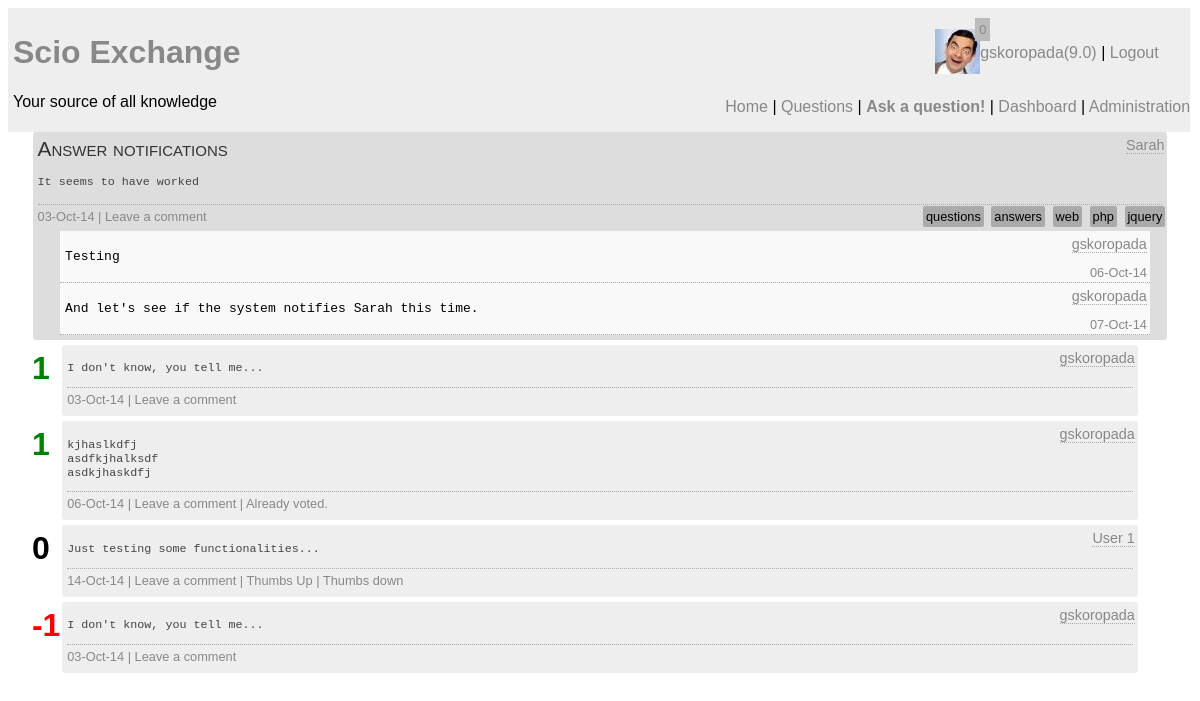
Page /question.php?id=22 (signed in) on the committed database.
### tables this page shows
CREATE TABLE `question` (
  `question_id` int(10) unsigned NOT NULL AUTO_INCREMENT,
  `author` int(10) unsigned NOT NULL COMMENT 'Foreign Key',
  `question_title` text,
  `content` longtext,
  `tags` text,
  `timestamp` datetime NOT NULL,
  PRIMARY KEY (`question_id`),
  KEY `author` (`author`),
  CONSTRAINT `question_ibfk_1` FOREIGN KEY (`author`) REFERENCES `user` (`UserID`)
);

CREATE TABLE `user` (
  `UserID` int(11) unsigned NOT NULL AUTO_INCREMENT,
  `email` varchar(30) NOT NULL,
  `screenName` varchar(25) NOT NULL,
  `reputation` float DEFAULT '0',
  `role` int(11) DEFAULT '0',
  `avatar` varchar(20) DEFAULT NULL,
  `pwd` varchar(255) NOT NULL,
  `active` bit(1) NOT NULL DEFAULT b'0',
  `moderated` bit(1) NOT NULL DEFAULT b'1',
  `pwdChange` bit(1) DEFAULT b'0',
  PRIMARY KEY (`UserID`)
);

CREATE TABLE `comment` (
  `comment_id` int(10) unsigned NOT NULL AUTO_INCREMENT,
  `comment_author` int(10) unsigned NOT NULL,
  `comment` longtext NOT NULL,
  `link` int(10) unsigned NOT NULL,
  `link_to` tinyint(4) DEFAULT NULL,
  `timestamp` datetime DEFAULT NULL,
  PRIMARY KEY (`comment_id`),
  KEY `author` (`comment_author`),
  KEY `link` (`link`),
  CONSTRAINT `comment_ibfk_1` FOREIGN KEY (`comment_author`) REFERENCES `user` (`UserID`)
);

CREATE TABLE `answer` (
  `answer_id` int(10) unsigned NOT NULL AUTO_INCREMENT,
  `author` int(10) unsigned NOT NULL,
  `content` longtext NOT NULL,
  `positive_votes` int(11) NOT NULL DEFAULT '0',
  `negative_votes` int(11) NOT NULL DEFAULT '0',
  `question` int(10) unsigned NOT NULL,
  `timestamp` datetime DEFAULT NULL,
  PRIMARY KEY (`answer_id`),
  KEY `author` (`author`),
  KEY `answer_question_idx` (`question`),
  CONSTRAINT `answer_ibfk_1` FOREIGN KEY (`author`) REFERENCES `user` (`UserID`),
  CONSTRAINT `answer_question` FOREIGN KEY (`question`) REFERENCES `question` (`question_id`) ON DELETE CASCADE ON UPDATE CASCADE
);

### vote.php (called while the page is built, shortened)
<?php
function checkVote($id) {
	global $con;
	$query = "SELECT count(answer) as voted FROM vote_tracking WHERE author=".$_SESSION['userid']." AND answer=".$id;
	$result = mysqli_query($con, $query);
	if(!$result) {
		echo "DB Error";
	} else{
		$voted = mysqli_fetch_array($result);
		if($voted['voted'] == 0) {
			return true;
		} else {
			return false;
		}
	}
}
?>

### question.php (the view, shortened to what this page needs)
<?php
require ("connect.php");
$sql = 'SELECT author, question_title, content, tags, timestamp, screenName FROM question INNER JOIN user ON author = UserID WHERE question_id = '.$_GET['id'];
$result = mysqli_query($con, $sql);
$question = mysqli_fetch_assoc($result);
include "html_start.php";
include "header.php";
require "vote.php";
require "questions_backend.php";
$d = new DateTime($question['timestamp']);
echo "<div id='wrapper'>";
echo "<div class='question'><p class='qtitle'>".$question['question_title']."</p>";
echo "<span class='qexcerpt'><p><pre>".$question['content']."</pre></p></span>";
echo "<span class='qstats'>".date_format($d,"d-M-y");
if(isset($_SESSION['userid'])) {
	if($_SESSION['active']) {
		echo " | <span id='".$_GET['id']."' class='btnQComment click_option'>Leave a comment</span>";
	}
}
echo "<span class='tags'>";
$tags = explode(',' , $question['tags']);
foreach($tags as $tag) {
	$tag = trim($tag);
	echo "<a href='tag.php?tag=$tag'>$tag</a> ";
}
echo "</span></span><span class='qauthor'><a href=\"user_profile.php?id=".$question['author']."\">" . $question['screenName']."</a></span>";
getComments(0, $_GET['id'] );
echo "</div>";
getAnswers($_GET['id'], false);
echo "</div>";
require("html_end.php");
?>

### questions_backend.php (shortened to what this page needs)
<?php
function getAnswers($id, $slider) {
	global $con;
	$sql = "SELECT answer_id, author, content, (positive_votes-negative_votes) as rating, screenName, timestamp FROM answer INNER JOIN user on author = UserID WHERE question = $id ORDER BY rating DESC";
	$result = mysqli_query($con, $sql);
	while($answers = mysqli_fetch_assoc($result)) {
		echo "<div class='answer' id='ans_".$answers['answer_id']."'><span class='ans_content'><pre>".$answers['content']."</pre></span><span class='aauthor'><a href=\"user_profile.php?id="
				.$answers['author']."\">".$answers['screenName']."</a></span>";
		echo "<span id='rating_".$answers['answer_id']."' class='rating ";
		if($answers['rating']>0) {
			echo "r_pos";
		} else if ($answers['rating']<0){
			echo "r_neg";
		}
		echo "'>".$answers['rating']."</span>";
		echo "<div class='astats'>".date_format(new DateTime($answers['timestamp']), "d-M-y");
		if(isset($_SESSION['userid'])) {
			if($_SESSION['active']){
				echo " | <span id='".$answers['answer_id']."' class='click_option btnAComment'>Leave a comment</span>";
				if(checkVote($answers['answer_id'])) {
					if($_SESSION['userid'] != $answers['author']) {
						echo " | <span id='".$answers['answer_id']."' class='click_option thumb_up'>Thumbs Up</span>";
						echo " | <span id='".$answers['answer_id']."' class='click_option thumb_down'>Thumbs down</span>";
					}
				} else {
					echo " | Already voted.";
				}
			}
		}
		echo "</div>";
		if(!$slider) {
			getComments(1, $answers['answer_id']);
		}
		echo "</div>";
	}
}
function getComments($type, $id) {
	global $con;
	$sql = "SELECT comment_id, screenName, comment, timestamp, comment_author FROM comment INNER JOIN user ON UserID = comment_author WHERE link = $id AND link_to = $type";
	$result = mysqli_query($con, $sql);
	while($comment = mysqli_fetch_assoc($result)) {
		echo "<div class='comment'>";
		echo "<span class='cauthor'><a href='user_profile.php?id=".$comment['comment_author']."'>".$comment['screenName']."</a></span>";
		echo "<pre>".$comment['comment']."</pre>";
		echo "<span class='comment_timestamp'>".date_format(new DateTime($comment['timestamp']), "d-M-y")."</span>";
		echo "</div>";
	}
}
?>

### styles/main.css (style rules this page uses)
body { font-family: sans-serif; }
#wrapper { position: relative; float: left; clear: right; width: 100%; }

### styles/header.css (style rules this page uses)
a:link, a:visited { color: #888; text-decoration: none; }

### styles/questions.css (style rules this page uses)
.question { position: relative; width: 95%; background-color: #ddd; margin: auto; margin-bottom: 5px; padding: 5px; border-radius: 3px; }
.rating { position: absolute; top: 3px; left: -3%; font-size: 2em; font-weight: 900; padding: 2px; }
.r_pos { color: green; }
.r_neg { color: red; }
.answer { position: relative; width: 90%; background-color: #eee; margin: auto; margin-bottom: 5px; padding: 5px; border-radius: 3px; }
.comment { width: 96%; margin-left: 2%; background-color: #f9f9f9; padding: 5px; border-bottom: dotted 1px #aaa; position: relative; }
.comment_timestamp { font-size: 0.8em; color: #888; position: absolute; bottom: 2px; right: 3px; }
.qtitle { font-size: 1.3em; font-variant: small-caps; padding: 0px; margin: 0px; margin-bottom: 4px; color: #333; }
.qauthor { position: absolute; top: 5px; right: 3px; font-size: 0.9em; border-bottom: dotted 1px #aaa; }
.aauthor { position: absolute; top: 5px; right: 3px; font-size: 0.9em; border-bottom: dotted 1px #aaa; }
.cauthor { position: absolute; top: 5px; right: 3px; font-size: 0.9em; border-bottom: dotted 1px #aaa; }
.qauthor > a:link, .qauthor > a:visited, .aauthor > a:link, .aauthor > a:visited, .cauthor > a:link, .cauthor > a:visited { color: #888; text-decoration: none; }
.qexcerpt { color: #444; font-size: 0.9em; display: block; }
.ans_content { color: #444; font-size: 0.9em; display: block; }
.qstats { margin-top: 3px; margin-bottom: 3px; border-top: dotted 1px #aaa; width: 100%; display: block; padding-top: 4px; padding-bottom: 4px; font-size: 0.8em; color: #888; }
.astats { margin-top: 3px; border-top: dotted 1px #aaa; width: 100%; display: block; padding-top: 4px; padding-bottom: 4px; font-size: 0.8em; color: #888; }
.tags { position: absolute; right: 0px; text-align: right; }
.tags > a:link, .tags > a:visited { background-color: #aaa; padding: 3px; margin: 2px; border-radius: 2px; color: black; text-decoration: none; }

### rows in the picture
question: question_title "Answer notifications", content "It seems to have worked", timestamp "03-Oct-14", tags "questions", tags "answers", tags "web", tags "php", tags "jquery", author.screenName "Sarah"
comment: comment_author.screenName "gskoropada", comment "Testing", timestamp "06-Oct-14"
comment: comment_author.screenName "gskoropada", comment "And let's see if the system notifies Sarah this time.", timestamp "07-Oct-14"
answer: content "I don't know, you tell me...", author.screenName "gskoropada", rating "1", timestamp "03-Oct-14"
answer: content "kjhaslkdfj asdfkjhalksdf asdkjhaskdfj", author.screenName "gskoropada", rating "1", timestamp "06-Oct-14", shows "| Already voted."
answer: content "Just testing some functionalities...", author.screenName "User 1", rating "0", timestamp "14-Oct-14"
answer: content "I don't know, you tell me...", author.screenName "gskoropada", rating "-1", timestamp "03-Oct-14"

### other values in the picture
$nots "0"
$_SESSION['screenname'] "gskoropada"
$_SESSION['reputation'] "9.0"
